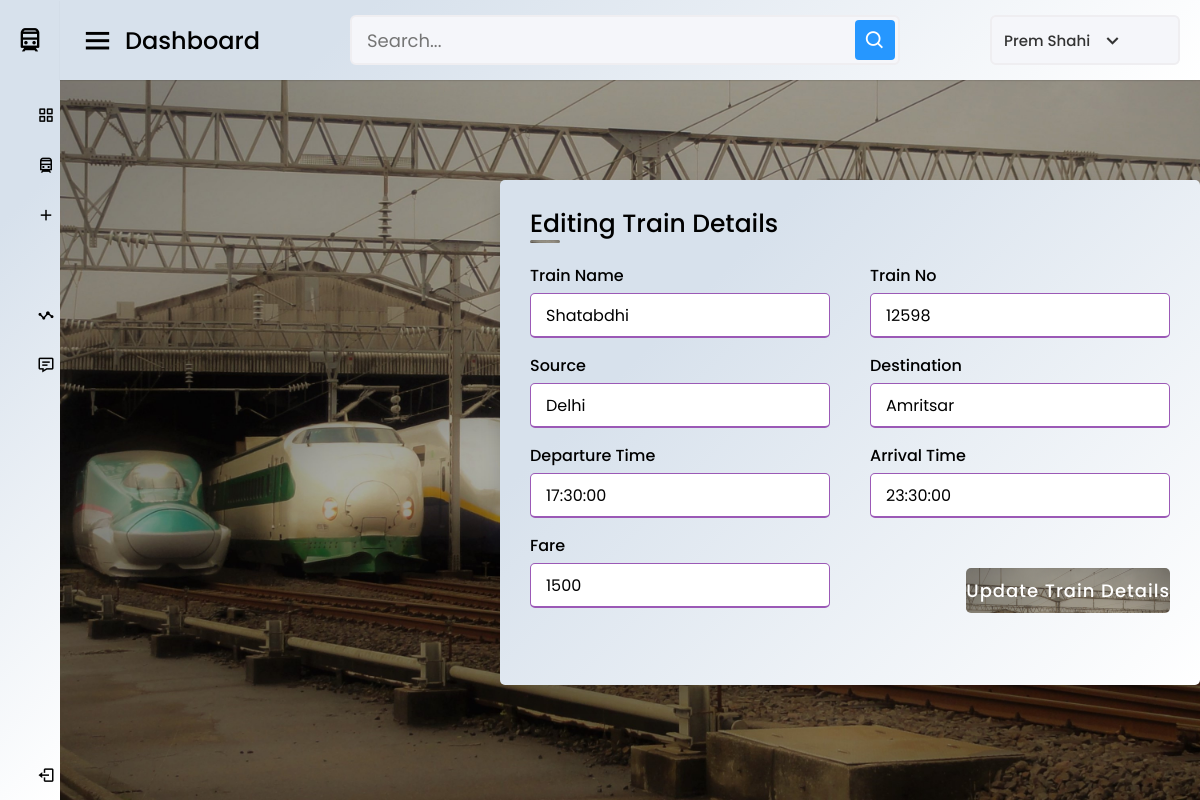
The app's page /edt.php?Train_No=12598 with its own data.
### tables this page shows
CREATE TABLE `train_details` (
  `Train_Name` varchar(30) NOT NULL,
  `Train_No` int(6) NOT NULL,
  `Source` varchar(30) NOT NULL,
  `Destination` varchar(30) NOT NULL,
  `Departure` time NOT NULL,
  `Arrival` time NOT NULL,
  `Fare` int(10) NOT NULL
);

### edt.php (the view, shortened to what this page needs)
<!DOCTYPE html>
<html lang="en" dir="ltr">
  <head>
  <?php include 'links.php' ?>
   </head>
<body onload="realtimeclock()">
  <div class="sidebar">
    <div class="logo-details">
      <i class='bx bx-train'></i>
      <span class="logo_name">Train Ticket Reservation</span>
    </div>
      <ul class="nav-links">
        <li>
          <a href="#" >
            <i class='bx bx-grid-alt' ></i>
            <span class="links_name">Dashboard</span>
          </a>
        </li>
        <li>
          <a href="vt.php">
            <i class="bx bx-train"></i>
            <span class="links_name">View Trains</span>
          </a>
        </li><li>
          <a href="adt.php" >
            <i class='bx bx-plus' ></i>
            <span class="links_name">Add Train Details</span>
          </a>
        </li>
        <li>
          <a href="vt1.php">
            <span class="links_name">View Tickets</span>
          </a>
        </li>
        <li>
          <a href="#">
            <i class='bx bx-stats' ></i>
            <span class="links_name">PNR Status</span>
          </a>
        </li>
        <li>
          <a href="#">
            <i class='bx bx-message-detail' ></i>
            <span class="links_name">Feedbacks</span>
          </a>
        </li>
        <li class="log_out">
          <a href="#">
            <i class='bx bx-log-out'></i>
            <span class="links_name">Log out</span>
          </a>
        </li>
      </ul>
  </div>
  <section class="home-section">
    <nav>
      <div class="sidebar-button">
        <i class='bx bx-menu sidebarBtn'></i>
        <span class="dashboard">Dashboard</span>
      </div>
      <div class="search-box">
        <input type="text" placeholder="Search...">
        <i class='bx bx-search' ></i>
      </div>
      <div class="profile-details">
        <span class="admin_name">Prem Shahi</span>
        <i class='bx bx-chevron-down' ></i>
      </div>
    </nav>
    </section>
    <div class="container">
      <?php
  include 'connect.php';
$Train_Nos = $_GET['Train_No'];
$showquery = "select * from train_details where Train_No={$Train_Nos}";
$showdata = mysqli_query($con,$showquery);
$arrdata = mysqli_fetch_array($showdata);
      ?>
    <div class="title">Editing Train Details</Details></div>
    <div class="content">
      <form action="#" method="POST">
        <div class="user-details">
          <div class="input-box">
            <span class="details">Train Name</span>
            <input type="text" name="name" placeholder="Enter Train name" value="<?php echo $arrdata['Train_Name']; ?>" required>
          </div>
          <div class="input-box">
              <span class="details">Train No</span>
              <input type="text" name="trainno" placeholder="Enter Train NO" value="<?php echo $arrdata['Train_No']; ?>" required>
            </div>
          <div class="input-box">
            <span class="details">Source</span>
            <input type="text" name ="source"placeholder="Enter Source" value="<?php echo $arrdata['Source']; ?>" required>
          </div>
          <div class="input-box">
            <span class="details">Destination</span>
            <input type="text" name="dest" placeholder="Enter Destination" value="<?php echo $arrdata['Destination']; ?>"  required>
          </div>
          <div class="input-box">
            <span class="details">Departure Time</span>
            <input type="text" name="depart" placeholder="Enter Departure Time" value="<?php echo $arrdata['Departure']; ?>"  required>
          </div>
          <div class="input-box">
            <span class="details">Arrival Time</span>
            <input type="text" name="arrival" placeholder="Enter Arrival Time" value="<?php echo $arrdata['Arrival']; ?>"  required>
          </div>
          <div class="input-box">
            <span class="details">Fare</span>
            <input type="text" name="fare" placeholder="Enter Fare"  value="<?php echo $arrdata['Fare']; ?>" required>
          </div>
        <div class="button">
          <input type="submit" name="submit" value="Update Train Details">
        </div>
      </form>
    </div>
    </div>
</body>
</html>

### records on screen
train_details: name "Shatabdhi", trainno "12598", source "Delhi", dest "Amritsar", depart "17:30:00", arrival "23:30:00", fare "1500"
